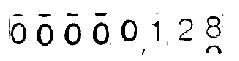
#> input picture testCont.jpg, 239 x 61 px
$ python testCvPro.py
#> lines starting #> are read from the running program, lines starting #| are printed output that depends on the picture; after the words box and inside, x2 and y2 are one past the last pixel; in counts of white or black regions, pixels touching at a corner belong together
import sys

import numpy as np
import cv2

image_file = "testCont.jpg"
img = cv2.imread(image_file)
#> img is the input picture: shape (61, 239, 3); min 0, max 255, mean 233
gray = cv2.cvtColor(img, cv2.COLOR_BGR2GRAY)
ret, thresh = cv2.threshold(gray, 0, 255, cv2.THRESH_BINARY)
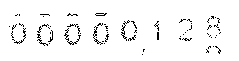
#> thresh: shape (61, 239); 96% white; black in thin lines or dots, all inside (x1, y1, x2, y2) = (9, 13, 221, 55)
img_erode = cv2.erode(thresh, np.ones((3, 3), np.uint8), iterations=1)
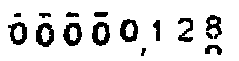
#> img_erode: shape (61, 239); 85.8% white; 15 black regions

# Get contours
contours, hierarchy = cv2.findContours(img_erode, cv2.RETR_TREE, cv2.CHAIN_APPROX_NONE)
#> contours = 22 contours, 1 with area under 20; largest, box (x1, y1, x2, y2) and area: (0, 0, 239, 61) 14280, (35, 22, 55, 48) 384, (91, 21, 111, 47) 378, (62, 22, 83, 47) 374, (119, 18, 139, 43) 374

output = img.copy()

for idx, contour in enumerate(contours):
    (x, y, w, h) = cv2.boundingRect(contour)
    # print("R", idx, x, y, w, h, cv2.contourArea(contour), hierarchy[0][idx])
    # hierarchy[i][0]: the index of the next contour of the same level
    # hierarchy[i][1]: the index of the previous contour of the same level
    # hierarchy[i][2]: the index of the first child
    # hierarchy[i][3]: the index of the parent
    if hierarchy[0][idx][3] == 0:
        cv2.rectangle(output, (x, y), (x + w, y + h), (70, 0, 0), 1)
#> this loop made 22 passes
#> (x, y, w, h) on passes 1 to 12: (0, 0, 239, 61), (140, 47, 7, 10), (204, 44, 19, 12), (205, 31, 9, 9), (62, 22, 21, 25), (69, 27, 9, 14), (35, 22, 20, 26), (41, 27, 10, 15), (91, 21, 20, 26), (98, 26, 8, 15), (7, 21, 21, 25), (14, 26, 9, 14)
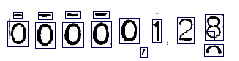
#> output: shape (61, 239, 3); 6.66% of pixels changed, all inside (x1, y1, x2, y2) = (7, 11, 224, 58)


cv2.imshow("Input", img)
cv2.imshow("Enlarged", img_erode)
cv2.imshow("Output", output)
cv2.waitKey(0)
